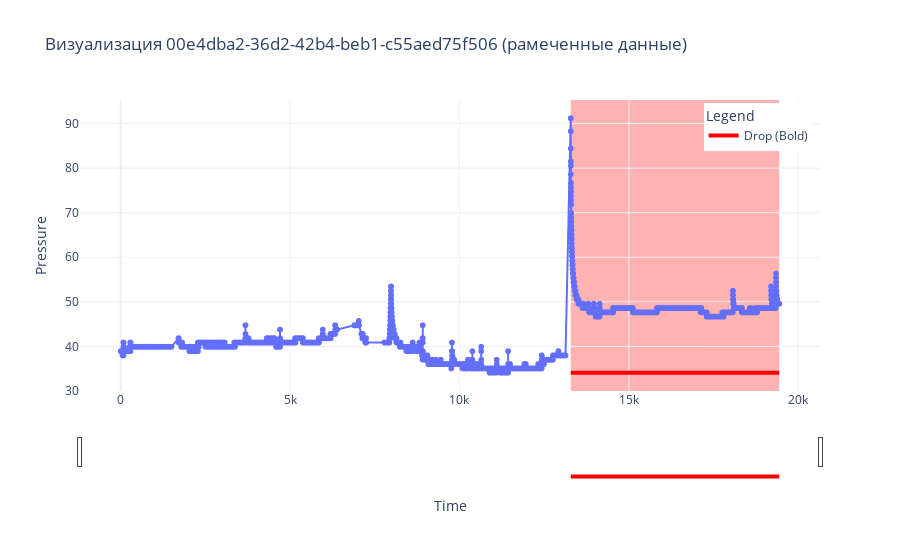

The notebook cell saved with this chart:
### Code cell
plot_annotated_data(df, gt_df, selected_file)

### Figure 1 — Plotly figure (JSON) as saved in the notebook; plotly's stock layout.template omitted (floating-point values rounded to 4 significant figures; data arrays with more than 128 entries replaced by an {"elided": "..."} marker saying what was removed)
{"data": [{"hovertemplate": "time=%{x}<br>pressure=%{y}<extra></extra>", "legendgroup": "", "line": {"color": "#636efa", "dash": "solid"}, "marker": {"symbol": "circle"}, "mode": "lines+markers", "name": "", "showlegend": false, "type": "scattergl", "x": {"elided": "50457 float values"}, "xaxis": "x", "y": {"elided": "50457 float values"}, "yaxis": "y"}, {"line": {"color": "red", "width": 4}, "mode": "lines", "name": "Drop (Bold)", "type": "scatter", "x": [13290.0, 19440.0], "y": [34.09, 34.09]}], "layout": {"legend": {"title": {"text": "Legend"}, "tracegroupgap": 0, "x": 0.99, "xanchor": "right", "y": 0.99, "yanchor": "top"}, "shapes": [{"fillcolor": "red", "layer": "below", "line": {"width": 0}, "name": "Drop", "opacity": 0.3, "type": "rect", "x0": 13290.0, "x1": 19440.0, "xref": "x", "y0": 0, "y1": 1, "yref": "y domain"}], "title": {"text": "Визуализация 00e4dba2-36d2-42b4-beb1-c55aed75f506 (рамеченные данные)"}, "xaxis": {"anchor": "y", "domain": [0, 1], "rangeslider": {"visible": true}, "title": {"text": "Time"}, "type": "linear"}, "yaxis": {"anchor": "x", "domain": [0, 1], "fixedrange": false, "title": {"text": "Pressure"}}}}
